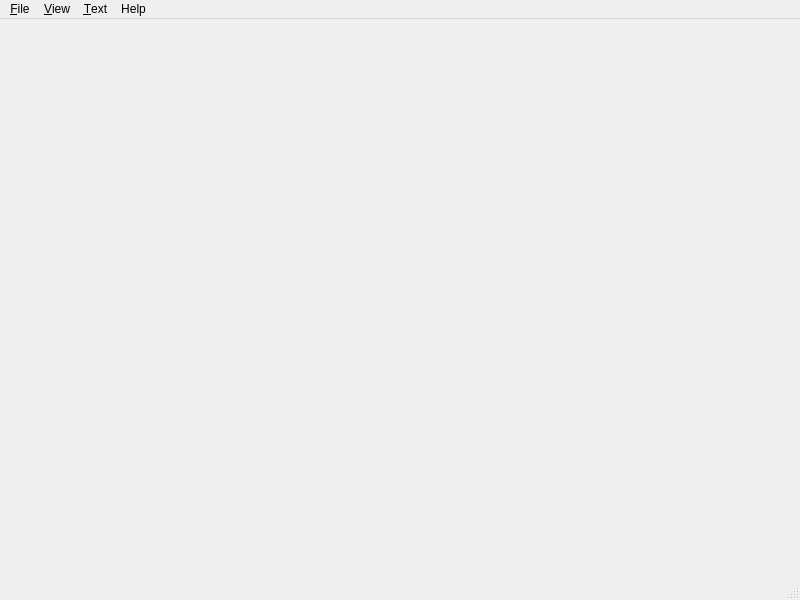
<?xml version="1.0" encoding="UTF-8"?>
<ui version="4.0">
 <class>yuv_player</class>
 <widget class="QMainWindow" name="yuv_player">
  <property name="geometry">
   <rect>
    <x>0</x>
    <y>0</y>
    <width>800</width>
    <height>600</height>
   </rect>
  </property>
  <property name="windowTitle">
   <string>yuv player</string>
  </property>
  <widget class="Video_widget" name="centralwidget"/>
  <widget class="QMenuBar" name="menubar">
   <property name="geometry">
    <rect>
     <x>0</x>
     <y>0</y>
     <width>800</width>
     <height>21</height>
    </rect>
   </property>
   <widget class="QMenu" name="file_menu">
    <property name="title">
     <string>&amp;File</string>
    </property>
    <addaction name="open_action"/>
    <addaction name="stereo_action"/>
    <addaction name="_exit_action"/>
   </widget>
   <widget class="QMenu" name="text_menu">
    <property name="title">
     <string>&amp;Text</string>
    </property>
    <addaction name="none_action"/>
    <addaction name="fc_action"/>
    <addaction name="tc_action"/>
   </widget>
   <widget class="QMenu" name="help_menu">
    <property name="title">
     <string>Help</string>
    </property>
    <addaction name="abt_action"/>
   </widget>
   <widget class="QMenu" name="view_menu">
    <property name="title">
     <string>&amp;View</string>
    </property>
    <widget class="QMenu" name="stereo_menu">
     <property name="title">
      <string>Stereo</string>
     </property>
     <widget class="QMenu" name="menu_bfly">
      <property name="title">
       <string>Butterfly Split</string>
      </property>
      <addaction name="bhsleft_action"/>
      <addaction name="bhsright_action"/>
      <addaction name="bvsleft_action"/>
      <addaction name="bvsright_action"/>
     </widget>
     <widget class="QMenu" name="menu_split">
      <property name="title">
       <string>Normal Split</string>
      </property>
      <addaction name="nhsleft_action"/>
      <addaction name="nhsright_action"/>
      <addaction name="nvsleft_action"/>
      <addaction name="nvsright_action"/>
     </widget>
     <addaction name="left_action"/>
     <addaction name="right_action"/>
     <addaction name="add_action"/>
     <addaction name="sub_action"/>
     <addaction name="intleave_action"/>
     <addaction name="separator"/>
     <addaction name="menu_split"/>
     <addaction name="separator"/>
     <addaction name="menu_bfly"/>
    </widget>
    <widget class="QMenu" name="mode_menu">
     <property name="title">
      <string>Mode</string>
     </property>
     <addaction name="y_action"/>
     <addaction name="u_action"/>
     <addaction name="v_action"/>
     <addaction name="separator"/>
     <addaction name="r_action"/>
     <addaction name="g_action"/>
     <addaction name="b_action"/>
     <addaction name="separator"/>
     <addaction name="rgb_action"/>
     <addaction name="grid_nyuv_action"/>
     <addaction name="grid_nrgb_action"/>
    </widget>
    <addaction name="mode_menu"/>
    <addaction name="separator"/>
    <addaction name="stereo_menu"/>
    <addaction name="separator"/>
    <addaction name="screen_action"/>
    <addaction name="pbc_action"/>
   </widget>
   <addaction name="file_menu"/>
   <addaction name="view_menu"/>
   <addaction name="text_menu"/>
   <addaction name="help_menu"/>
  </widget>
  <widget class="QStatusBar" name="statusbar"/>
  <action name="open_action">
   <property name="text">
    <string>&amp;Open</string>
   </property>
   <property name="shortcut">
    <string>Ctrl+O</string>
   </property>
  </action>
  <action name="exit_action">
   <property name="text">
    <string>E&amp;xit</string>
   </property>
  </action>
  <action name="y_action">
   <property name="checkable">
    <bool>true</bool>
   </property>
   <property name="text">
    <string>Luma.Y</string>
   </property>
   <property name="shortcut">
    <string>Ctrl+Y</string>
   </property>
  </action>
  <action name="u_action">
   <property name="checkable">
    <bool>true</bool>
   </property>
   <property name="text">
    <string>Chroma.U</string>
   </property>
   <property name="shortcut">
    <string>Ctrl+U</string>
   </property>
  </action>
  <action name="v_action">
   <property name="checkable">
    <bool>true</bool>
   </property>
   <property name="text">
    <string>Chroma.V</string>
   </property>
   <property name="shortcut">
    <string>Ctrl+V</string>
   </property>
  </action>
  <action name="r_action">
   <property name="checkable">
    <bool>true</bool>
   </property>
   <property name="text">
    <string>Red</string>
   </property>
   <property name="shortcut">
    <string>Ctrl+R</string>
   </property>
  </action>
  <action name="g_action">
   <property name="checkable">
    <bool>true</bool>
   </property>
   <property name="text">
    <string>Green</string>
   </property>
   <property name="shortcut">
    <string>Ctrl+G</string>
   </property>
  </action>
  <action name="b_action">
   <property name="checkable">
    <bool>true</bool>
   </property>
   <property name="text">
    <string>Blue</string>
   </property>
   <property name="shortcut">
    <string>Ctrl+B</string>
   </property>
  </action>
  <action name="actionNormal">
   <property name="text">
    <string>Normal</string>
   </property>
  </action>
  <action name="rgb_action">
   <property name="checkable">
    <bool>true</bool>
   </property>
   <property name="text">
    <string>Normal</string>
   </property>
   <property name="shortcut">
    <string>F1</string>
   </property>
  </action>
  <action name="grid_nyuv_action">
   <property name="checkable">
    <bool>true</bool>
   </property>
   <property name="text">
    <string>Normal.Y.U.V</string>
   </property>
   <property name="shortcut">
    <string>F2</string>
   </property>
  </action>
  <action name="abt_action">
   <property name="text">
    <string>About</string>
   </property>
  </action>
  <action name="normal">
   <property name="text">
    <string>Normal</string>
   </property>
   <property name="shortcut">
    <string>Ctrl+N</string>
   </property>
  </action>
  <action name="grid_nrgb_action">
   <property name="checkable">
    <bool>true</bool>
   </property>
   <property name="text">
    <string>Normal.R.G.B</string>
   </property>
   <property name="shortcut">
    <string>F3</string>
   </property>
  </action>
  <action name="none_action">
   <property name="checkable">
    <bool>true</bool>
   </property>
   <property name="text">
    <string>None</string>
   </property>
   <property name="shortcut">
    <string>Ctrl+N</string>
   </property>
  </action>
  <action name="fc_action">
   <property name="checkable">
    <bool>true</bool>
   </property>
   <property name="text">
    <string>Frame Count</string>
   </property>
   <property name="shortcut">
    <string>Ctrl+C</string>
   </property>
  </action>
  <action name="tc_action">
   <property name="checkable">
    <bool>true</bool>
   </property>
   <property name="text">
    <string>Timecode</string>
   </property>
   <property name="shortcut">
    <string>Ctrl+T</string>
   </property>
  </action>
  <action name="screen_action">
   <property name="text">
    <string>Full Screen</string>
   </property>
   <property name="shortcut">
    <string>Ctrl+F</string>
   </property>
   <property name="shortcutContext">
    <enum>Qt::ApplicationShortcut</enum>
   </property>
  </action>
  <action name="pbc_action">
   <property name="text">
    <string>Progress Bar</string>
   </property>
   <property name="shortcut">
    <string>Ctrl+P</string>
   </property>
  </action>
  <action name="stereo_action">
   <property name="text">
    <string>Open Stereo</string>
   </property>
   <property name="shortcut">
    <string>Ctrl+S</string>
   </property>
  </action>
  <action name="_exit_action">
   <property name="text">
    <string>E&amp;xit</string>
   </property>
  </action>
  <action name="actionStereo">
   <property name="text">
    <string>Stereo</string>
   </property>
  </action>
  <action name="actionStereo_2">
   <property name="text">
    <string>Stereo</string>
   </property>
  </action>
  <action name="nhsleft_action">
   <property name="checkable">
    <bool>true</bool>
   </property>
   <property name="text">
    <string>Horiz. Left</string>
   </property>
   <property name="shortcut">
    <string>Ctrl+1</string>
   </property>
  </action>
  <action name="nvsleft_action">
   <property name="checkable">
    <bool>true</bool>
   </property>
   <property name="text">
    <string>Vert. Left</string>
   </property>
   <property name="shortcut">
    <string>Ctrl+3</string>
   </property>
  </action>
  <action name="add_action">
   <property name="checkable">
    <bool>true</bool>
   </property>
   <property name="text">
    <string>Add</string>
   </property>
   <property name="shortcut">
    <string>=</string>
   </property>
  </action>
  <action name="sub_action">
   <property name="checkable">
    <bool>true</bool>
   </property>
   <property name="text">
    <string>Sub</string>
   </property>
   <property name="shortcut">
    <string>-</string>
   </property>
  </action>
  <action name="left_action">
   <property name="checkable">
    <bool>true</bool>
   </property>
   <property name="text">
    <string>Left</string>
   </property>
   <property name="shortcut">
    <string>Left</string>
   </property>
  </action>
  <action name="right_action">
   <property name="checkable">
    <bool>true</bool>
   </property>
   <property name="text">
    <string>Right</string>
   </property>
   <property name="shortcut">
    <string>Right</string>
   </property>
  </action>
  <action name="bhsleft_action">
   <property name="checkable">
    <bool>true</bool>
   </property>
   <property name="text">
    <string>Horiz. Left</string>
   </property>
   <property name="shortcut">
    <string>Ctrl+5</string>
   </property>
  </action>
  <action name="bvsleft_action">
   <property name="checkable">
    <bool>true</bool>
   </property>
   <property name="text">
    <string>Vert. Left</string>
   </property>
   <property name="shortcut">
    <string>Ctrl+7</string>
   </property>
  </action>
  <action name="intleave_action">
   <property name="checkable">
    <bool>true</bool>
   </property>
   <property name="text">
    <string>Interleave</string>
   </property>
   <property name="shortcut">
    <string>Ctrl+I</string>
   </property>
  </action>
  <action name="nhsright_action">
   <property name="checkable">
    <bool>true</bool>
   </property>
   <property name="text">
    <string>Horiz. Right</string>
   </property>
   <property name="shortcut">
    <string>Ctrl+2</string>
   </property>
  </action>
  <action name="nvsright_action">
   <property name="checkable">
    <bool>true</bool>
   </property>
   <property name="text">
    <string>Vert. Right</string>
   </property>
   <property name="shortcut">
    <string>Ctrl+4</string>
   </property>
  </action>
  <action name="bhsright_action">
   <property name="checkable">
    <bool>true</bool>
   </property>
   <property name="text">
    <string>Horiz. Right</string>
   </property>
   <property name="shortcut">
    <string>Ctrl+6</string>
   </property>
  </action>
  <action name="bvsright_action">
   <property name="checkable">
    <bool>true</bool>
   </property>
   <property name="text">
    <string>Vert. Right</string>
   </property>
   <property name="shortcut">
    <string>Ctrl+8</string>
   </property>
  </action>
 </widget>
 <customwidgets>
  <customwidget>
   <class>Video_widget</class>
   <extends>QWidget</extends>
   <header location="global">video_widget.h</header>
   <container>1</container>
  </customwidget>
 </customwidgets>
 <resources/>
 <connections/>
</ui>
